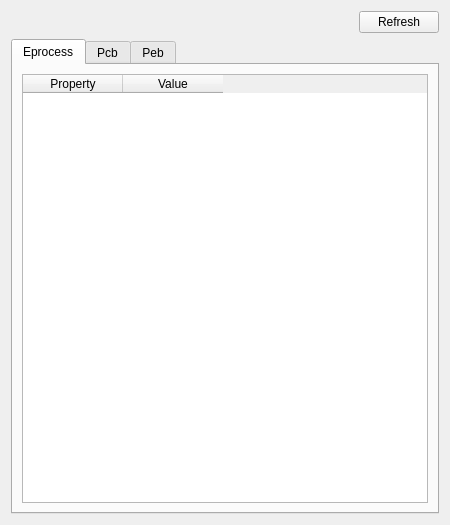
<?xml version="1.0" encoding="UTF-8"?>
<ui version="4.0">
 <class>ProcessDetailWndClass</class>
 <widget class="QWidget" name="ProcessDetailWndClass">
  <property name="geometry">
   <rect>
    <x>0</x>
    <y>0</y>
    <width>450</width>
    <height>525</height>
   </rect>
  </property>
  <property name="windowTitle">
   <string>ProcessDetail</string>
  </property>
  <layout class="QHBoxLayout" name="horizontalLayout_2">
   <item>
    <layout class="QVBoxLayout" name="verticalLayout">
     <item>
      <layout class="QHBoxLayout" name="horizontalLayout">
       <item>
        <spacer name="horizontalSpacer">
         <property name="orientation">
          <enum>Qt::Horizontal</enum>
         </property>
         <property name="sizeHint" stdset="0">
          <size>
           <width>40</width>
           <height>20</height>
          </size>
         </property>
        </spacer>
       </item>
       <item>
        <widget class="QPushButton" name="ProcessDetailRefreshButton">
         <property name="text">
          <string>Refresh</string>
         </property>
        </widget>
       </item>
      </layout>
     </item>
     <item>
      <widget class="QTabWidget" name="ProcessDetailTab">
       <property name="currentIndex">
        <number>0</number>
       </property>
       <widget class="QWidget" name="EprocessTab">
        <attribute name="title">
         <string>Eprocess</string>
        </attribute>
        <layout class="QGridLayout" name="gridLayout">
         <item row="0" column="0">
          <widget class="QTableWidget" name="EprocessDetailTable">
           <property name="editTriggers">
            <set>QAbstractItemView::NoEditTriggers</set>
           </property>
           <property name="selectionMode">
            <enum>QAbstractItemView::SingleSelection</enum>
           </property>
           <property name="selectionBehavior">
            <enum>QAbstractItemView::SelectRows</enum>
           </property>
           <attribute name="verticalHeaderVisible">
            <bool>false</bool>
           </attribute>
           <column>
            <property name="text">
             <string>Property</string>
            </property>
           </column>
           <column>
            <property name="text">
             <string>Value</string>
            </property>
           </column>
          </widget>
         </item>
        </layout>
       </widget>
       <widget class="QWidget" name="PcbTab">
        <attribute name="title">
         <string>Pcb</string>
        </attribute>
        <layout class="QGridLayout" name="gridLayout_2">
         <item row="0" column="0">
          <widget class="QTableWidget" name="PcbDetailTable">
           <property name="editTriggers">
            <set>QAbstractItemView::NoEditTriggers</set>
           </property>
           <property name="selectionMode">
            <enum>QAbstractItemView::SingleSelection</enum>
           </property>
           <property name="selectionBehavior">
            <enum>QAbstractItemView::SelectRows</enum>
           </property>
           <attribute name="verticalHeaderVisible">
            <bool>false</bool>
           </attribute>
           <column>
            <property name="text">
             <string>Property</string>
            </property>
           </column>
           <column>
            <property name="text">
             <string>Value</string>
            </property>
           </column>
          </widget>
         </item>
        </layout>
       </widget>
       <widget class="QWidget" name="PebTab">
        <attribute name="title">
         <string>Peb</string>
        </attribute>
        <layout class="QGridLayout" name="gridLayout_3">
         <item row="0" column="0">
          <widget class="QTableWidget" name="PebDetailTable">
           <property name="editTriggers">
            <set>QAbstractItemView::NoEditTriggers</set>
           </property>
           <property name="selectionMode">
            <enum>QAbstractItemView::SingleSelection</enum>
           </property>
           <property name="selectionBehavior">
            <enum>QAbstractItemView::SelectRows</enum>
           </property>
           <attribute name="verticalHeaderVisible">
            <bool>false</bool>
           </attribute>
           <column>
            <property name="text">
             <string>Property</string>
            </property>
           </column>
           <column>
            <property name="text">
             <string>Value</string>
            </property>
           </column>
          </widget>
         </item>
        </layout>
       </widget>
      </widget>
     </item>
    </layout>
   </item>
  </layout>
 </widget>
 <resources/>
 <connections/>
</ui>
